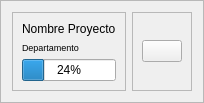
                                     <widget class="QFrame" name="frame_64">
                                      <property name="frameShape">
                                       <enum>QFrame::Shape::StyledPanel</enum>
                                      </property>
                                      <property name="frameShadow">
                                       <enum>QFrame::Shadow::Raised</enum>
                                      </property>
                                      <layout class="QHBoxLayout" name="horizontalLayout_37">
                                       <item>
                                        <layout class="QHBoxLayout" name="horizontalLayout_38">
                                         <item>
                                          <widget class="QFrame" name="frame_65">
                                           <property name="frameShape">
                                            <enum>QFrame::Shape::StyledPanel</enum>
                                           </property>
                                           <property name="frameShadow">
                                            <enum>QFrame::Shadow::Raised</enum>
                                           </property>
                                           <layout class="QVBoxLayout" name="verticalLayout_90">
                                            <item>
                                             <layout class="QVBoxLayout" name="verticalLayout_91">
                                              <item>
                                               <widget class="QLabel" name="label_108">
                                                <property name="text">
                                                 <string>Nombre Proyecto</string>
                                                </property>
                                               </widget>
                                              </item>
                                              <item>
                                               <widget class="QLabel" name="label_109">
                                                <property name="font">
                                                 <font>
                                                  <pointsize>7</pointsize>
                                                  <bold>false</bold>
                                                 </font>
                                                </property>
                                                <property name="text">
                                                 <string>Departamento</string>
                                                </property>
                                               </widget>
                                              </item>
                                              <item>
                                               <widget class="QProgressBar" name="progressBar_14">
                                                <property name="value">
                                                 <number>24</number>
                                                </property>
                                               </widget>
                                              </item>
                                             </layout>
                                            </item>
                                           </layout>
                                          </widget>
                                         </item>
                                         <item>
                                          <widget class="QFrame" name="frame_66">
                                           <property name="maximumSize">
                                            <size>
                                             <width>100</width>
                                             <height>16777215</height>
                                            </size>
                                           </property>
                                           <property name="frameShape">
                                            <enum>QFrame::Shape::StyledPanel</enum>
                                           </property>
                                           <property name="frameShadow">
                                            <enum>QFrame::Shadow::Raised</enum>
                                           </property>
                                           <layout class="QVBoxLayout" name="verticalLayout_92">
                                            <item>
                                             <layout class="QVBoxLayout" name="verticalLayout_93">
                                              <item>
                                               <widget class="QPushButton" name="pushButton_27">
                                                <property name="text">
                                                 <string/>
                                                </property>
                                                <property name="icon">
                                                 <iconset theme="QIcon::ThemeIcon::EditDelete"/>
                                                </property>
                                               </widget>
                                              </item>
                                             </layout>
                                            </item>
                                           </layout>
                                          </widget>
                                         </item>
                                        </layout>
                                       </item>
                                      </layout>
                                     </widget>
